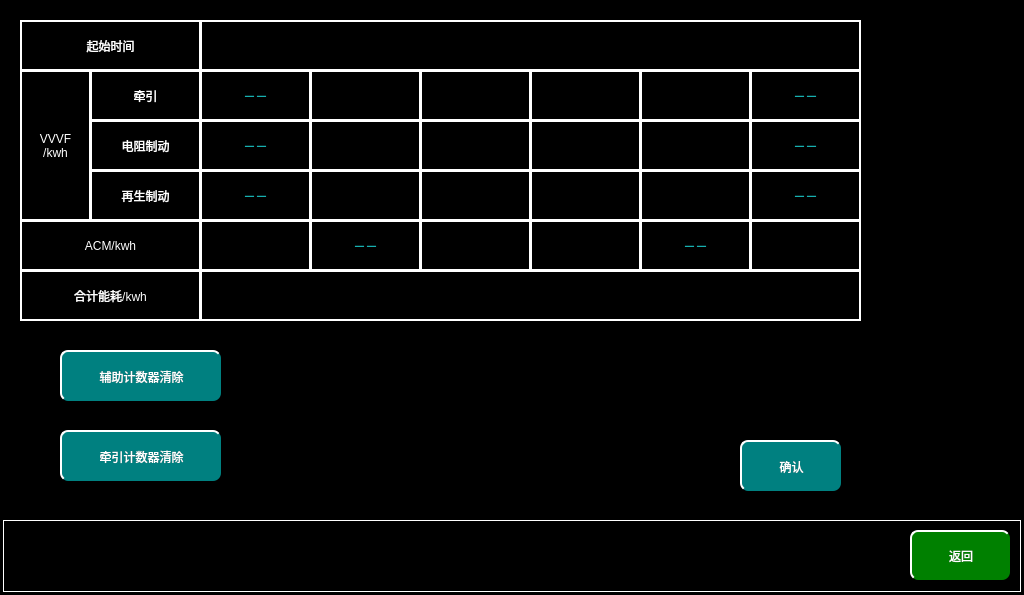
<?xml version="1.0" encoding="UTF-8"?>
<ui version="4.0">
 <class>MaintainceConsumptionPage</class>
 <widget class="QWidget" name="MaintainceConsumptionPage">
  <property name="geometry">
   <rect>
    <x>0</x>
    <y>0</y>
    <width>1024</width>
    <height>595</height>
   </rect>
  </property>
  <property name="windowTitle">
   <string>Form</string>
  </property>
  <property name="styleSheet">
   <string notr="true">QWidget
{
	background-color:black;
}
QLabel
{
font:24px  &quot;微软雅黑&quot;;
color:rgb(23,176,176);
border:2px solid white;
}
QPushButton
{
	border-radius:8px;
font: 20px, &quot;微软雅黑&quot;;color: white;background-color: rgb(0, 128, 128);border-top: 2px solid white;border-left: 2px solid white;
}</string>
  </property>
  <widget class="QPushButton" name="VVVFClearBtn">
   <property name="geometry">
    <rect>
     <x>60</x>
     <y>430</y>
     <width>161</width>
     <height>51</height>
    </rect>
   </property>
   <property name="focusPolicy">
    <enum>Qt::NoFocus</enum>
   </property>
   <property name="text">
    <string>牵引计数器清除</string>
   </property>
  </widget>
  <widget class="QPushButton" name="SIVClearBtn">
   <property name="geometry">
    <rect>
     <x>60</x>
     <y>350</y>
     <width>161</width>
     <height>51</height>
    </rect>
   </property>
   <property name="focusPolicy">
    <enum>Qt::NoFocus</enum>
   </property>
   <property name="text">
    <string>辅助计数器清除</string>
   </property>
  </widget>
  <widget class="QPushButton" name="returnBtn">
   <property name="geometry">
    <rect>
     <x>910</x>
     <y>530</y>
     <width>100</width>
     <height>50</height>
    </rect>
   </property>
   <property name="focusPolicy">
    <enum>Qt::NoFocus</enum>
   </property>
   <property name="styleSheet">
    <string notr="true">QPushButton
{
	font: 20px, &quot;微软雅黑&quot;;
    color: white;
	background-color: rgb(0, 128, 0);
    border-top: 2px solid white;
	border-left: 2px solid white;

}</string>
   </property>
   <property name="text">
    <string>返回</string>
   </property>
  </widget>
  <widget class="QLabel" name="label">
   <property name="geometry">
    <rect>
     <x>3</x>
     <y>520</y>
     <width>1018</width>
     <height>72</height>
    </rect>
   </property>
   <property name="styleSheet">
    <string notr="true">
background-color: rgb(0, 0, 0);

	border:1px solid white;
</string>
   </property>
   <property name="text">
    <string/>
   </property>
  </widget>
  <widget class="QLabel" name="label_2">
   <property name="geometry">
    <rect>
     <x>20</x>
     <y>20</y>
     <width>181</width>
     <height>51</height>
    </rect>
   </property>
   <property name="styleSheet">
    <string notr="true">color:white;</string>
   </property>
   <property name="text">
    <string>起始时间</string>
   </property>
   <property name="alignment">
    <set>Qt::AlignCenter</set>
   </property>
  </widget>
  <widget class="QLabel" name="label_3">
   <property name="geometry">
    <rect>
     <x>20</x>
     <y>70</y>
     <width>71</width>
     <height>151</height>
    </rect>
   </property>
   <property name="styleSheet">
    <string notr="true">color:white;</string>
   </property>
   <property name="text">
    <string>VVVF
/kwh</string>
   </property>
   <property name="alignment">
    <set>Qt::AlignCenter</set>
   </property>
  </widget>
  <widget class="QLabel" name="label_4">
   <property name="geometry">
    <rect>
     <x>90</x>
     <y>70</y>
     <width>111</width>
     <height>51</height>
    </rect>
   </property>
   <property name="styleSheet">
    <string notr="true">color:white;</string>
   </property>
   <property name="text">
    <string>牵引</string>
   </property>
   <property name="alignment">
    <set>Qt::AlignCenter</set>
   </property>
  </widget>
  <widget class="QLabel" name="label_5">
   <property name="geometry">
    <rect>
     <x>90</x>
     <y>120</y>
     <width>111</width>
     <height>51</height>
    </rect>
   </property>
   <property name="styleSheet">
    <string notr="true">color:white;</string>
   </property>
   <property name="text">
    <string>电阻制动</string>
   </property>
   <property name="alignment">
    <set>Qt::AlignCenter</set>
   </property>
  </widget>
  <widget class="QLabel" name="label_6">
   <property name="geometry">
    <rect>
     <x>20</x>
     <y>220</y>
     <width>181</width>
     <height>51</height>
    </rect>
   </property>
   <property name="styleSheet">
    <string notr="true">color:white;</string>
   </property>
   <property name="text">
    <string>ACM/kwh</string>
   </property>
   <property name="alignment">
    <set>Qt::AlignCenter</set>
   </property>
  </widget>
  <widget class="QLabel" name="label_7">
   <property name="geometry">
    <rect>
     <x>20</x>
     <y>270</y>
     <width>181</width>
     <height>51</height>
    </rect>
   </property>
   <property name="styleSheet">
    <string notr="true">color:white;</string>
   </property>
   <property name="text">
    <string>合计能耗/kwh</string>
   </property>
   <property name="alignment">
    <set>Qt::AlignCenter</set>
   </property>
  </widget>
  <widget class="QLabel" name="Starttimelbl">
   <property name="geometry">
    <rect>
     <x>200</x>
     <y>20</y>
     <width>661</width>
     <height>51</height>
    </rect>
   </property>
   <property name="styleSheet">
    <string notr="true"/>
   </property>
   <property name="text">
    <string/>
   </property>
   <property name="alignment">
    <set>Qt::AlignCenter</set>
   </property>
  </widget>
  <widget class="QLabel" name="VVVFTCUM1lbl">
   <property name="geometry">
    <rect>
     <x>420</x>
     <y>70</y>
     <width>111</width>
     <height>51</height>
    </rect>
   </property>
   <property name="styleSheet">
    <string notr="true"/>
   </property>
   <property name="text">
    <string/>
   </property>
   <property name="alignment">
    <set>Qt::AlignCenter</set>
   </property>
  </widget>
  <widget class="QLabel" name="VVVFTCUM2lbl">
   <property name="geometry">
    <rect>
     <x>530</x>
     <y>70</y>
     <width>111</width>
     <height>51</height>
    </rect>
   </property>
   <property name="styleSheet">
    <string notr="true"/>
   </property>
   <property name="text">
    <string/>
   </property>
   <property name="alignment">
    <set>Qt::AlignCenter</set>
   </property>
  </widget>
  <widget class="QLabel" name="VVVFTCUMP2lbl">
   <property name="geometry">
    <rect>
     <x>640</x>
     <y>70</y>
     <width>111</width>
     <height>51</height>
    </rect>
   </property>
   <property name="styleSheet">
    <string notr="true"/>
   </property>
   <property name="text">
    <string/>
   </property>
   <property name="alignment">
    <set>Qt::AlignCenter</set>
   </property>
  </widget>
  <widget class="QLabel" name="VVVFTCUMP1lbl">
   <property name="geometry">
    <rect>
     <x>310</x>
     <y>70</y>
     <width>111</width>
     <height>51</height>
    </rect>
   </property>
   <property name="styleSheet">
    <string notr="true"/>
   </property>
   <property name="text">
    <string/>
   </property>
   <property name="alignment">
    <set>Qt::AlignCenter</set>
   </property>
  </widget>
  <widget class="QLabel" name="VVVFTCUTC2lbl">
   <property name="geometry">
    <rect>
     <x>750</x>
     <y>70</y>
     <width>111</width>
     <height>51</height>
    </rect>
   </property>
   <property name="styleSheet">
    <string notr="true"/>
   </property>
   <property name="text">
    <string>－－</string>
   </property>
   <property name="alignment">
    <set>Qt::AlignCenter</set>
   </property>
  </widget>
  <widget class="QLabel" name="VVVFTCUTC1lbl">
   <property name="geometry">
    <rect>
     <x>200</x>
     <y>70</y>
     <width>111</width>
     <height>51</height>
    </rect>
   </property>
   <property name="styleSheet">
    <string notr="true"/>
   </property>
   <property name="text">
    <string>－－</string>
   </property>
   <property name="alignment">
    <set>Qt::AlignCenter</set>
   </property>
  </widget>
  <widget class="QLabel" name="VVVFBCUM1lbl">
   <property name="geometry">
    <rect>
     <x>420</x>
     <y>170</y>
     <width>111</width>
     <height>51</height>
    </rect>
   </property>
   <property name="styleSheet">
    <string notr="true"/>
   </property>
   <property name="text">
    <string/>
   </property>
   <property name="alignment">
    <set>Qt::AlignCenter</set>
   </property>
  </widget>
  <widget class="QLabel" name="VVVFBCUM2lbl">
   <property name="geometry">
    <rect>
     <x>530</x>
     <y>170</y>
     <width>111</width>
     <height>51</height>
    </rect>
   </property>
   <property name="styleSheet">
    <string notr="true"/>
   </property>
   <property name="text">
    <string/>
   </property>
   <property name="alignment">
    <set>Qt::AlignCenter</set>
   </property>
  </widget>
  <widget class="QLabel" name="VVVFBCUTC2lbl">
   <property name="geometry">
    <rect>
     <x>750</x>
     <y>170</y>
     <width>111</width>
     <height>51</height>
    </rect>
   </property>
   <property name="styleSheet">
    <string notr="true"/>
   </property>
   <property name="text">
    <string>－－</string>
   </property>
   <property name="alignment">
    <set>Qt::AlignCenter</set>
   </property>
  </widget>
  <widget class="QLabel" name="VVVFBCUTC1lbl">
   <property name="geometry">
    <rect>
     <x>200</x>
     <y>170</y>
     <width>111</width>
     <height>51</height>
    </rect>
   </property>
   <property name="styleSheet">
    <string notr="true"/>
   </property>
   <property name="text">
    <string>－－</string>
   </property>
   <property name="alignment">
    <set>Qt::AlignCenter</set>
   </property>
  </widget>
  <widget class="QLabel" name="VVVFBCUMP1lbl">
   <property name="geometry">
    <rect>
     <x>310</x>
     <y>170</y>
     <width>111</width>
     <height>51</height>
    </rect>
   </property>
   <property name="styleSheet">
    <string notr="true"/>
   </property>
   <property name="text">
    <string/>
   </property>
   <property name="alignment">
    <set>Qt::AlignCenter</set>
   </property>
  </widget>
  <widget class="QLabel" name="VVVFBCUMP2lbl">
   <property name="geometry">
    <rect>
     <x>640</x>
     <y>170</y>
     <width>111</width>
     <height>51</height>
    </rect>
   </property>
   <property name="styleSheet">
    <string notr="true"/>
   </property>
   <property name="text">
    <string/>
   </property>
   <property name="alignment">
    <set>Qt::AlignCenter</set>
   </property>
  </widget>
  <widget class="QLabel" name="SIVTC1lbl">
   <property name="geometry">
    <rect>
     <x>200</x>
     <y>220</y>
     <width>111</width>
     <height>51</height>
    </rect>
   </property>
   <property name="styleSheet">
    <string notr="true"/>
   </property>
   <property name="text">
    <string/>
   </property>
   <property name="alignment">
    <set>Qt::AlignCenter</set>
   </property>
  </widget>
  <widget class="QLabel" name="SIVMP1lbl">
   <property name="geometry">
    <rect>
     <x>310</x>
     <y>220</y>
     <width>111</width>
     <height>51</height>
    </rect>
   </property>
   <property name="styleSheet">
    <string notr="true"/>
   </property>
   <property name="text">
    <string>－－</string>
   </property>
   <property name="alignment">
    <set>Qt::AlignCenter</set>
   </property>
  </widget>
  <widget class="QLabel" name="SIVM2lbl">
   <property name="geometry">
    <rect>
     <x>530</x>
     <y>220</y>
     <width>111</width>
     <height>51</height>
    </rect>
   </property>
   <property name="styleSheet">
    <string notr="true"/>
   </property>
   <property name="text">
    <string/>
   </property>
   <property name="alignment">
    <set>Qt::AlignCenter</set>
   </property>
  </widget>
  <widget class="QLabel" name="SIVTC2lbl">
   <property name="geometry">
    <rect>
     <x>750</x>
     <y>220</y>
     <width>111</width>
     <height>51</height>
    </rect>
   </property>
   <property name="styleSheet">
    <string notr="true"/>
   </property>
   <property name="text">
    <string/>
   </property>
   <property name="alignment">
    <set>Qt::AlignCenter</set>
   </property>
  </widget>
  <widget class="QLabel" name="SIVMP2bl">
   <property name="geometry">
    <rect>
     <x>640</x>
     <y>220</y>
     <width>111</width>
     <height>51</height>
    </rect>
   </property>
   <property name="styleSheet">
    <string notr="true"/>
   </property>
   <property name="text">
    <string>－－</string>
   </property>
   <property name="alignment">
    <set>Qt::AlignCenter</set>
   </property>
  </widget>
  <widget class="QLabel" name="SIVM1lbl">
   <property name="geometry">
    <rect>
     <x>420</x>
     <y>220</y>
     <width>111</width>
     <height>51</height>
    </rect>
   </property>
   <property name="styleSheet">
    <string notr="true"/>
   </property>
   <property name="text">
    <string/>
   </property>
   <property name="alignment">
    <set>Qt::AlignCenter</set>
   </property>
  </widget>
  <widget class="QLabel" name="TotalConsumptionlbl">
   <property name="geometry">
    <rect>
     <x>200</x>
     <y>270</y>
     <width>661</width>
     <height>51</height>
    </rect>
   </property>
   <property name="styleSheet">
    <string notr="true"/>
   </property>
   <property name="text">
    <string/>
   </property>
   <property name="alignment">
    <set>Qt::AlignCenter</set>
   </property>
  </widget>
  <widget class="QPushButton" name="ConfirmBtn">
   <property name="geometry">
    <rect>
     <x>740</x>
     <y>440</y>
     <width>101</width>
     <height>51</height>
    </rect>
   </property>
   <property name="focusPolicy">
    <enum>Qt::NoFocus</enum>
   </property>
   <property name="text">
    <string>确认</string>
   </property>
  </widget>
  <widget class="QLabel" name="VVVFBCUTC1lbl_2">
   <property name="geometry">
    <rect>
     <x>200</x>
     <y>120</y>
     <width>111</width>
     <height>51</height>
    </rect>
   </property>
   <property name="styleSheet">
    <string notr="true"/>
   </property>
   <property name="text">
    <string>－－</string>
   </property>
   <property name="alignment">
    <set>Qt::AlignCenter</set>
   </property>
  </widget>
  <widget class="QLabel" name="VVVFRMP1lbl">
   <property name="geometry">
    <rect>
     <x>310</x>
     <y>120</y>
     <width>111</width>
     <height>51</height>
    </rect>
   </property>
   <property name="styleSheet">
    <string notr="true"/>
   </property>
   <property name="text">
    <string/>
   </property>
   <property name="alignment">
    <set>Qt::AlignCenter</set>
   </property>
  </widget>
  <widget class="QLabel" name="VVVFRM1lbl">
   <property name="geometry">
    <rect>
     <x>420</x>
     <y>120</y>
     <width>111</width>
     <height>51</height>
    </rect>
   </property>
   <property name="styleSheet">
    <string notr="true"/>
   </property>
   <property name="text">
    <string/>
   </property>
   <property name="alignment">
    <set>Qt::AlignCenter</set>
   </property>
  </widget>
  <widget class="QLabel" name="label_8">
   <property name="geometry">
    <rect>
     <x>90</x>
     <y>170</y>
     <width>111</width>
     <height>51</height>
    </rect>
   </property>
   <property name="styleSheet">
    <string notr="true">color:white;</string>
   </property>
   <property name="text">
    <string>再生制动</string>
   </property>
   <property name="alignment">
    <set>Qt::AlignCenter</set>
   </property>
  </widget>
  <widget class="QLabel" name="VVVFRMP2lbl">
   <property name="geometry">
    <rect>
     <x>640</x>
     <y>120</y>
     <width>111</width>
     <height>51</height>
    </rect>
   </property>
   <property name="styleSheet">
    <string notr="true"/>
   </property>
   <property name="text">
    <string/>
   </property>
   <property name="alignment">
    <set>Qt::AlignCenter</set>
   </property>
  </widget>
  <widget class="QLabel" name="VVVFRM2lbl">
   <property name="geometry">
    <rect>
     <x>530</x>
     <y>120</y>
     <width>111</width>
     <height>51</height>
    </rect>
   </property>
   <property name="styleSheet">
    <string notr="true"/>
   </property>
   <property name="text">
    <string/>
   </property>
   <property name="alignment">
    <set>Qt::AlignCenter</set>
   </property>
  </widget>
  <widget class="QLabel" name="VVVFBCUTC2lbl_2">
   <property name="geometry">
    <rect>
     <x>750</x>
     <y>120</y>
     <width>111</width>
     <height>51</height>
    </rect>
   </property>
   <property name="styleSheet">
    <string notr="true"/>
   </property>
   <property name="text">
    <string>－－</string>
   </property>
   <property name="alignment">
    <set>Qt::AlignCenter</set>
   </property>
  </widget>
  <zorder>label</zorder>
  <zorder>VVVFClearBtn</zorder>
  <zorder>SIVClearBtn</zorder>
  <zorder>label_2</zorder>
  <zorder>label_3</zorder>
  <zorder>label_4</zorder>
  <zorder>label_5</zorder>
  <zorder>label_6</zorder>
  <zorder>label_7</zorder>
  <zorder>Starttimelbl</zorder>
  <zorder>VVVFTCUM1lbl</zorder>
  <zorder>VVVFTCUM2lbl</zorder>
  <zorder>VVVFTCUMP2lbl</zorder>
  <zorder>VVVFTCUMP1lbl</zorder>
  <zorder>VVVFTCUTC2lbl</zorder>
  <zorder>VVVFTCUTC1lbl</zorder>
  <zorder>VVVFBCUM1lbl</zorder>
  <zorder>VVVFBCUM2lbl</zorder>
  <zorder>VVVFBCUTC2lbl</zorder>
  <zorder>VVVFBCUTC1lbl</zorder>
  <zorder>VVVFBCUMP1lbl</zorder>
  <zorder>VVVFBCUMP2lbl</zorder>
  <zorder>SIVTC1lbl</zorder>
  <zorder>SIVMP1lbl</zorder>
  <zorder>SIVM2lbl</zorder>
  <zorder>SIVTC2lbl</zorder>
  <zorder>SIVMP2bl</zorder>
  <zorder>SIVM1lbl</zorder>
  <zorder>TotalConsumptionlbl</zorder>
  <zorder>ConfirmBtn</zorder>
  <zorder>VVVFBCUTC1lbl_2</zorder>
  <zorder>VVVFRMP1lbl</zorder>
  <zorder>VVVFRM1lbl</zorder>
  <zorder>label_8</zorder>
  <zorder>VVVFRMP2lbl</zorder>
  <zorder>VVVFRM2lbl</zorder>
  <zorder>VVVFBCUTC2lbl_2</zorder>
  <zorder>returnBtn</zorder>
 </widget>
 <resources/>
 <connections/>
</ui>
